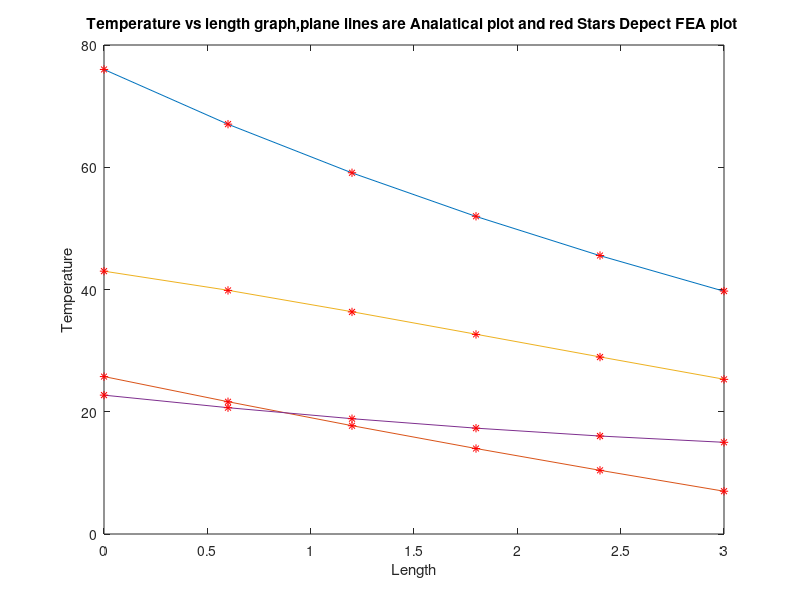

Here is the MATLAB script that generated this plot:
function combine_plot

e=input('specify the number of elements');
s=zeros(4,8);
s(1,1)=-530+(110*3)/(2*e)+(42*3)/(2*e)+(28*3)/(2*e);
s(1,5)=530+(110*3)/(2*e)+(3*42)/(2*e)+(28*3)/(2*e);
s(1,2)=-(110*3)/(2*e);
s(1,6)=-(110*3)/(2*e);
s(1,3)=-(42*3)/(2*e);
s(1,7)=-(42*3)/(2*e);
s(1,4)=-(28*3)/(2*e);
s(1,8)=-(28*3)/(2*e);

s(2,1)=-(110*3)/(2*e);
s(2,5)=-(110*3)/(2*e);
s(2,2)=1100+(110*3)/(2*e)+(131*3)/(2*e)+(18*3)/(2*e);
s(2,6)=-1100+(110*3)/(2*e)+(131*3)/(2*e)+(18*3)/(2*e);
s(2,3)=-(131*3)/(2*e);
s(2,7)=-(131*3)/(2*e);
s(2,4)=-(18*3)/(2*e);
s(2,8)=-(18*3)/(2*e);

s(3,1)=-(42*3)/(2*e);
s(3,5)=-(42*3)/(2*e);
s(3,2)=-(131*3)/(2*e);
s(3,6)=-(131*3)/(2*e);
s(3,3)=-378+(42*3)/(2*e)+(131*3)/(2*e)+(46*3)/(2*e);
s(3,7)=378+(42*3)/(2*e)+(131*3)/(2*e)+(46*3)/(2*e);
s(3,4)=-(46*3)/(2*e);
s(3,8)=-(46*3)/(2*e);

s(4,1)=-(28*3)/(2*e);
s(4,5)=-(3*28)/(2*e);
s(4,2)=-(18*3)/(2*e);
s(4,6)=-(18*3)/(2*e);
s(4,3)=-(46*3)/(2*e);
s(4,7)=-(46*3)/(2*e);
s(4,4)=684+(28*3)/(2*e)+(18*3)/(2*e)+(46*3)/(2*e);
s(4,8)=-684+(28*3)/(2*e)+(18*3)/(2*e)+(46*3)/(2*e);
s;
k=0;
if e==1
    global_stifnes=[s;1 zeros(1,4*(e+1)-1);zeros(1,4*(e+1)-3) 1 0 0;0 0 1 zeros(1,4*(e+1)-3);zeros(1,4*(e+1)-1) 1 ];
    constant=[zeros((4*e),1);76;7;43;15];
    solution=inv(global_stifnes)*constant;
end

if e>1
    
    for i=2:1:e
        sg=[zeros(4,4*(i-1)) s zeros(4,(4*(e-1)-4*(i-1)))];
        for j=1:4
            temp=sg(j,:);
                for l=k+1:k+4
                    gs_f(k+1,:)=temp;
                end
            k=k+1;
        end
    end
    g1=[s,zeros(4,4*(e-1))];
    g3=[1 zeros(1,4*(e+1)-1);zeros(1,4*(e+1)-3) 1 0 0;0 0 1 zeros(1,4*(e+1)-3);zeros(1,4*(e+1)-1) 1 ];
    global_stifnes=[g1;gs_f;g3];
    constant=[zeros((4*e),1);76;7;43;15];
    solution=inv(global_stifnes)*constant;
end

for y=3:-1:0
    t_in(y+1,1)=solution(y+1,:);
    t_out_1(y+1,1)=solution((size(solution,1)-y),:); 
end

for t=1:4
    t_out(t,1)=t_out_1(5-t,:);
end
t_1=1;

for i=1:4:size(solution,1)
    t1(t_1,:)=solution(i,:);
    t2(t_1,:)=solution(i+1,:);
    t3(t_1,:)=solution(i+2,:);
    t4(t_1,:)=solution(i+3,:);
    t_1=t_1+1;
end
x=0:3/e:3;
disp('Tempratures given in journal for inlet in sequence is 76 , 25.75 , 43 , 22.71')
disp('Tempratures given in journal for outlet in sequence is 39.74 , 7 , 25.2989 , 15')
disp('Calculated temperatures using FEA(sub domain method) are given below')
t_in
t_out
ta1=-14.4598-1.33859*exp(0.1859*x)+4.16622*exp(-0.5841*x)+87.6321*exp(-0.15036*x);
ta2=-14.4598-4.1452*exp(0.18549*x)-0.9446*exp(-0.5841*x)+45.3028*exp(-0.15036*x);
ta3=-14.4598-1.2905*exp(0.18549*x)-9.8999*exp(-0.58416*x)+68.6502*exp(-0.15036*x);
ta4=-14.4598+4.9159*exp(0.18549*x)-0.72369*exp(-0.5841*x)+32.985*exp(-0.15036*x);

  
plot(x,t1,x,t2,x,t3,x,t4,x,ta1,'*r',x,ta2,'*r',x,ta3,'*r',x,ta4,'*r')
xlabel('Length')
ylabel('Temperature')
title('Temperature vs length graph,plane lines are Analatical plot and red Stars Depect FEA plot ')



end